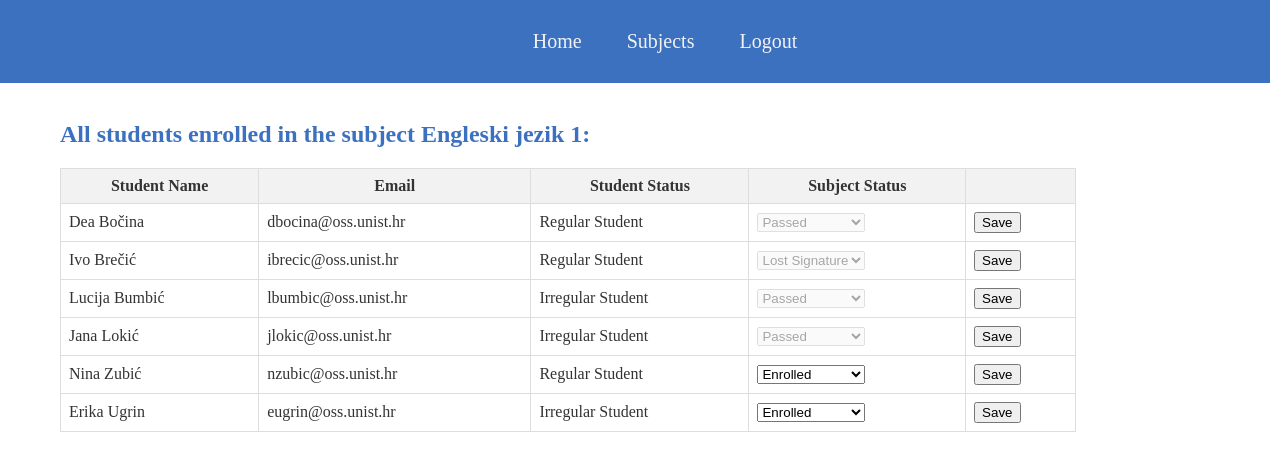
Page /izbornik/profesor/predmeti/studenti/6/ (signed in) on the committed database.
### app1/models.py (models this page shows, shortened)
class Predmeti(models.Model):
    name = models.CharField(max_length=30)
    kod = models.CharField(max_length=10)
    program = models.TextField()
    ects = models.IntegerField()
    sem_red = models.IntegerField()
    sem_izv = models.IntegerField()
    izborni = models.CharField(max_length=3)
    nositelj = models.ForeignKey(Korisnik, on_delete=models.CASCADE, blank="true", null="true")

class Korisnik_Predmet(models.Model):
    korisnik = models.ForeignKey(Korisnik, on_delete=models.CASCADE, blank=True, null=True)
    predmeti = models.ForeignKey(Predmeti, on_delete=models.CASCADE, blank=True, null=True)
    status = models.ForeignKey(Status, on_delete=models.CASCADE, blank=True, null=True, default=1)

class Korisnik(AbstractUser):
    role = models.ForeignKey(Uloge, on_delete=models.CASCADE, blank="true", null="true")
    status = models.ForeignKey(StatusStudenta, on_delete=models.CASCADE, blank="true", null="true")

### app1/decorators.py (the view)
    def wrapper(request,*args,**kwargs):
        if (request.user.role.role != 'Profesor'):
            return render(request,'error.html')
        else:
            return function(request,*args,**kwargs)

### app1/views.py (called while the page is built, shortened)
@professor_required
def viewStudents(request, subject_id):
    subject = get_object_or_404(Predmeti, id=subject_id)
    students = Korisnik_Predmet.objects.filter(predmeti=subject)
    all_status = Status.objects.all()
    return render(request, 'students.html', {'subject': subject, 'students': students, 'all_status': all_status})

### app1/templates/students.html (shortened to what this page needs)
{% extends 'home.html' %}
{% block students %}
<header>
  <a href="{% url 'izbornik_profesor' %}">Home</a>
  <a href="{% url 'predmeti' %}">Subjects</a>
  <a href="{% url 'logout' %}">Logout</a>
</header><br>
<h2>All students enrolled in the subject {{ subject.name }}:</h2>
<form method="POST">
  <table>
    <thead>
      <tr>
        <th>Student Name</th>
        <th>Email</th>
        <th>Student Status</th>
        <th>Subject Status</th>
        <th></th>
      </tr>
    </thead>
    <tbody>
      {% for student in students %}
        <tr>
          <td>{{ student.korisnik.first_name }} {{ student.korisnik.last_name }}</td>
          <td>{{ student.korisnik.email }}</td>
          <td>
            {% if student.korisnik.status.status == 'Redovni student' %}
            Regular Student
          {% else %}
            Irregular Student
          {% endif %}
          </td>
          <td>
            <select name="status_{{ student.id }}" {% if student.status.status == 'Položen' or student.status.status == 'Izgubljen potpis' %}disabled{% endif %}>
              {% for status in all_status %}
                {% if status.id == student.status.id %}
                  {% if status.status == 'Položen' %}
                    <option value="{{ status.id }}" selected>Passed</option>
                  {% elif status.status == 'Prijavljen' %}
                    <option value="{{ status.id }}" selected>Enrolled</option>
                  {% elif status.status == 'Izgubljen potpis' %}
                    <option value="{{ status.id }}" selected>Lost Signature</option>
                  {% else %}
                    <option value="{{ status.id }}" selected>{{ status.status }}</option>
                  {% endif %}
                {% endif %}
              {% endfor %}
            </select>
          </td>
          <td>
            <button type="submit">Save</button>
          </td>
        </tr>
      {% endfor %}
    </tbody>
  </table>
</form>
{% endblock %}

### app1/templates/students.html (style rules this page uses)
body { margin: 0; display: flex; flex-direction: column; color: #333; overflow-x: hidden; }
a { color: #3c71c0; text-decoration: none; padding: 20px; }
header { background-color: #3c71c0; padding: 30px; text-align: center; width: 100%; font-size: 20px; }
header a { color: #f2f2f2; padding: 20px; }
h2 { margin-left: 60px; color: #3c71c0; }
table { border-collapse: collapse; width: 80%; margin-left: 60px; }
th, td { border: 1px solid #ddd; padding: 8px; }
th { background-color: #f2f2f2; }

### rows in the picture
Predmeti: name "Engleski jezik 1"
Korisnik_Predmet: korisnik.first_name "Dea", korisnik.last_name "Bočina", korisnik.email "dbocina@oss.unist.hr", shows "Regular Student"
Korisnik_Predmet: korisnik.first_name "Ivo", korisnik.last_name "Brečić", korisnik.email "ibrecic@oss.unist.hr", shows "Regular Student"
Korisnik_Predmet: korisnik.first_name "Lucija", korisnik.last_name "Bumbić", korisnik.email "lbumbic@oss.unist.hr", shows "Irregular Student"
Korisnik_Predmet: korisnik.first_name "Jana", korisnik.last_name "Lokić", korisnik.email "jlokic@oss.unist.hr", shows "Irregular Student"
Korisnik_Predmet: korisnik.first_name "Nina", korisnik.last_name "Zubić", korisnik.email "nzubic@oss.unist.hr", shows "Regular Student"
Korisnik_Predmet: korisnik.first_name "Erika", korisnik.last_name "Ugrin", korisnik.email "eugrin@oss.unist.hr", shows "Irregular Student"
